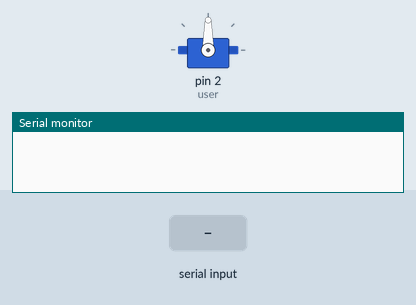
Recording of a sketch running on a simulated Arduino Uno, built with avr-gcc and run on an emulated ATmega328P. On the bench: servo, the last lines printed to the serial monitor. The inputs (shaded band) are chosen by the test bench.

Above: at 1.2 s.
1.3 s: "90,45\n" received over Serial
At 3.0 s:
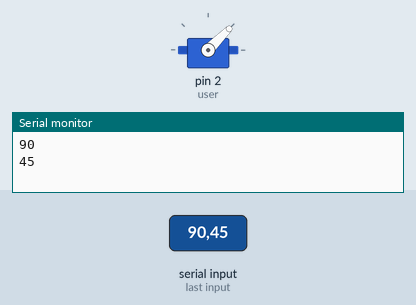
3.8 s: "30,150\n" received over Serial
At 6.0 s:
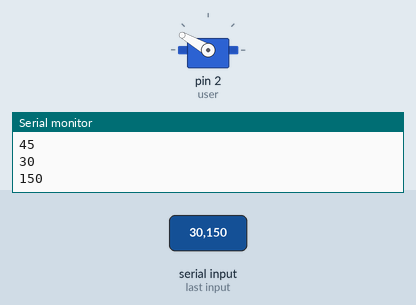
6.3 s: "5\n" received over Serial
At 7.2 s:
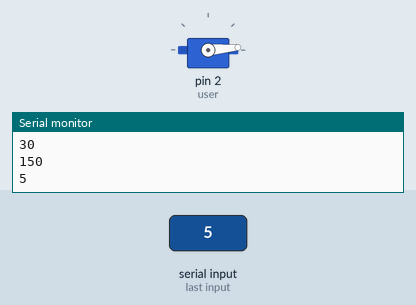
7.8 s: "90\n" received over Serial
At 8.3 s:
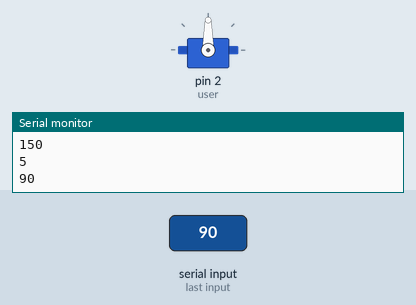
Timing chart, 0 to 10.3 s (numbered marks = the images above; inputs shaded):
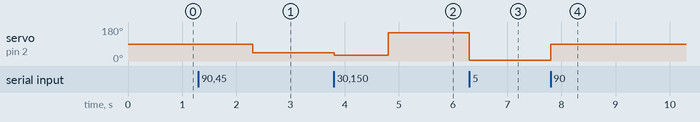

Measured:
- after the input at 1.3 s, servo on pin 2 (user): 90° → 45° after 1.0 s
- after the input at 3.8 s, servo on pin 2 (user): 45° → 30° at once, → 150° 1.0 s later
- after the input at 6.3 s, servo on pin 2 (user): 150° → 5° at once
- after the input at 7.8 s, servo on pin 2 (user): 5° → 90° at once

The sketch:

Operating_by_command.ino
```cpp
#include<Servo.h>
Servo user;
int i;
void setup() {
Serial.begin(9600);
user.attach(2);
}
void loop() {
  if (Serial.available())
  {

    i=Serial.parseInt();
    while(Serial.available())
    {
      Serial.read();
    }
    if(i>= 0 && i<= 180)
    {
     Serial.println(i);
     user.write(i);
     delay(1000);
    }
    else
    {
      Serial.println("Invalid");
    }
  }
}
```
